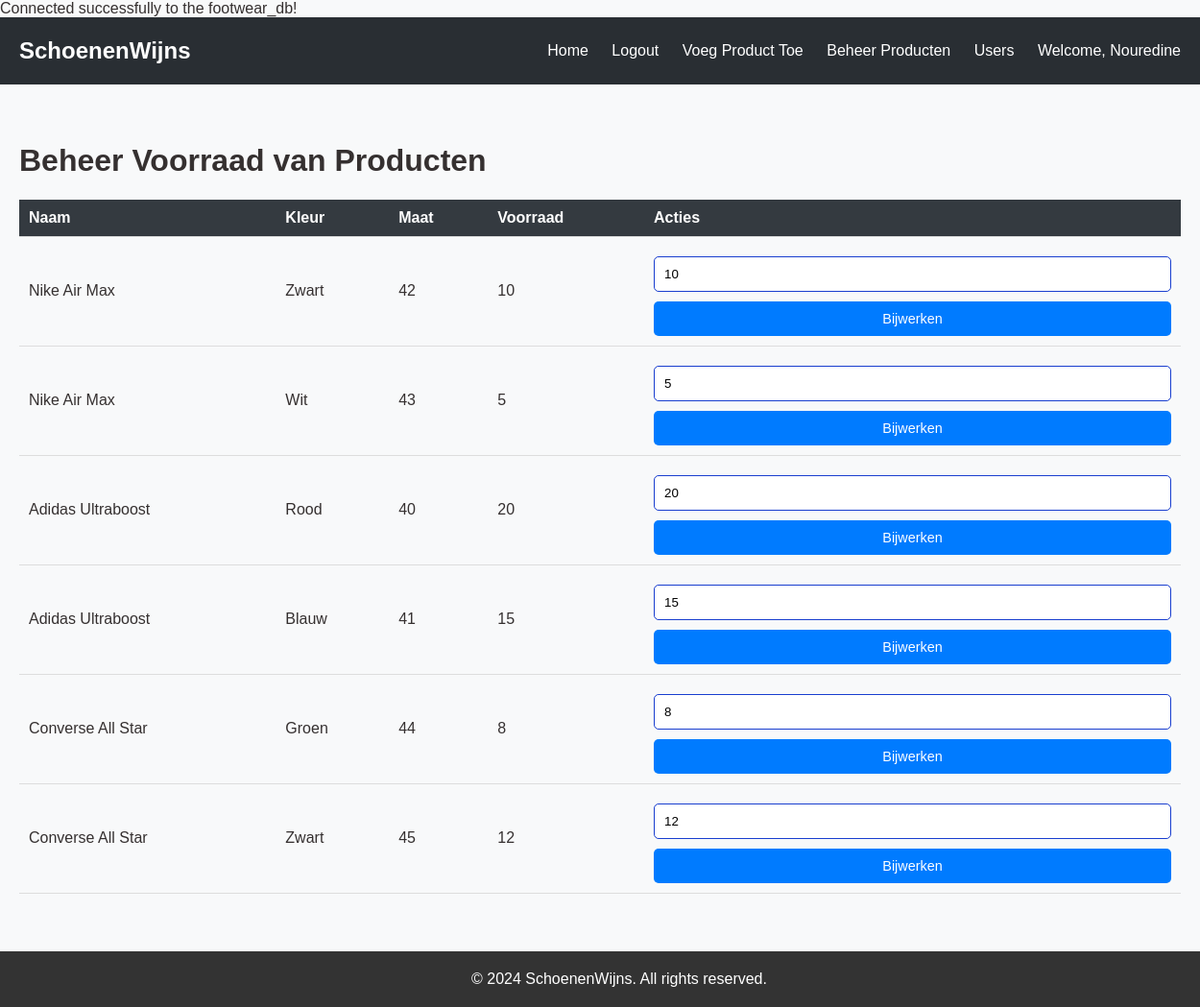
The app's page /footwear/adminPanel.php (signed in), older data.
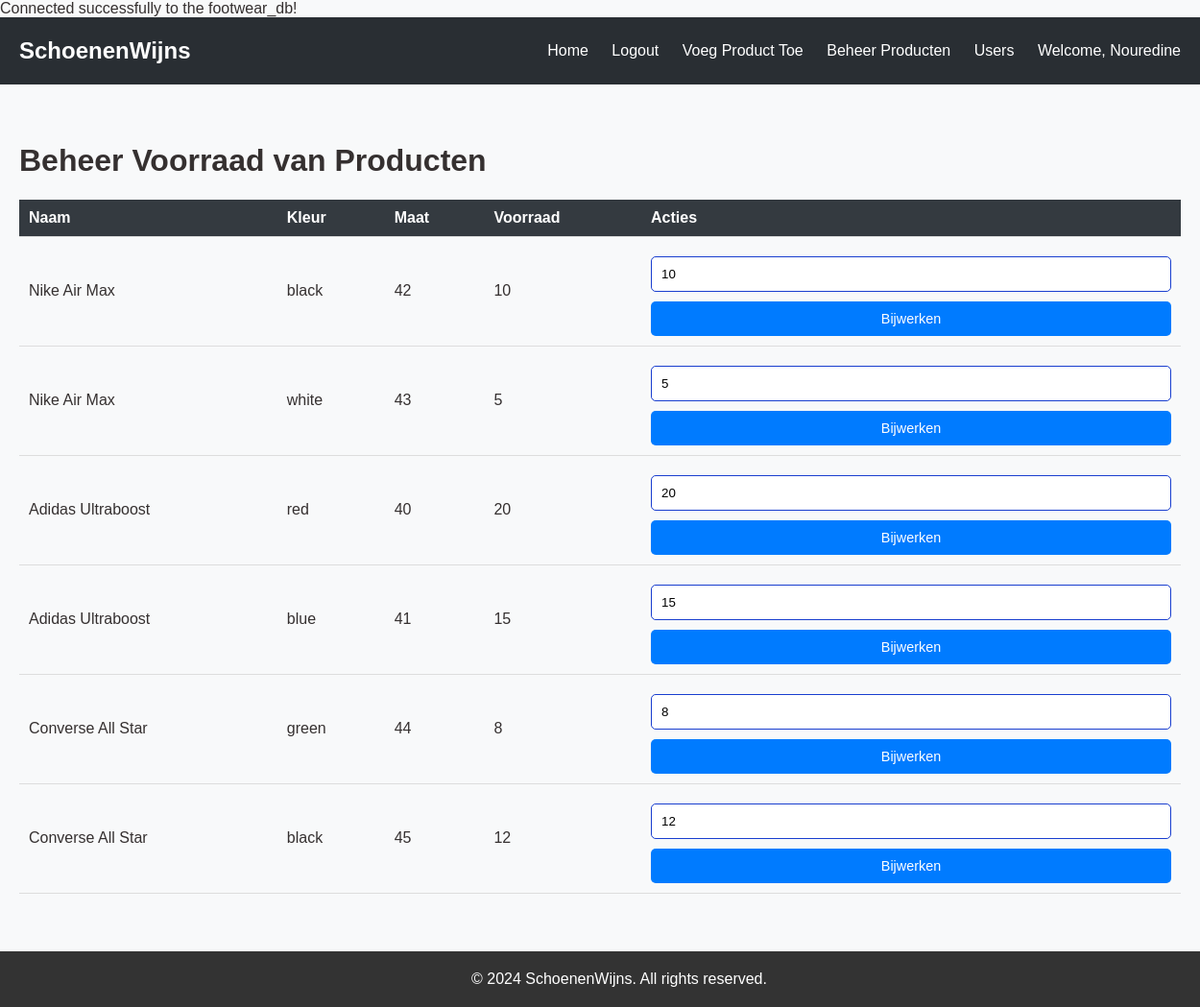
The same page, newer data.
### tables this page shows
CREATE TABLE `productvariant` (
  `artikelnr` int(11) NOT NULL,
  `variantnr` int(11) NOT NULL,
  `kleur` varchar(50) DEFAULT NULL,
  `maat` int(11) DEFAULT NULL,
  `stock` int(11) DEFAULT NULL,
  `bought_counter` int(11) DEFAULT NULL,
  `variant_directory` varchar(255) DEFAULT NULL
);

CREATE TABLE `products` (
  `artikelnr` int(11) NOT NULL,
  `naam` varchar(100) DEFAULT NULL,
  `prijs` decimal(10,2) DEFAULT NULL,
  `type_of_shoe` varchar(50) DEFAULT NULL,
  `directory` varchar(255) DEFAULT NULL,
  `product_information` text DEFAULT NULL
);

### footwear/adminPanel.php (the view, shortened to what this page needs)
<?php
include 'connect.php';
$sql = "SELECT pv.variantnr, p.naam, pv.kleur, pv.maat, pv.stock
        FROM ProductVariant pv
        JOIN Products p ON pv.artikelnr = p.artikelnr";
$result = $conn->query($sql);
?>
<!DOCTYPE html>
<html lang="en">
<head>
    <link rel="stylesheet" href="css/style.css">
</head>
<body>
<header>
    <div class="logo">SchoenenWijns</div>
    <nav>
        <ul>
            <li><a href="index.php">Home</a></li>
            <li><a href="logout.php">Logout</a></li>
            <li><a href="add_product.php">Voeg Product Toe</a></li>
            <li><a href="manage_products.php">Beheer Producten</a></li>
            <li><a href="active_deactivate_show_users.php">Users</a></li>
            <li><a href="#">Welcome, <?php echo $_SESSION['voornaam']; ?></a></li>
        </ul>
    </nav>
</header>
<main>
    <h1>Beheer Voorraad van Producten</h1>
    <table>
        <thead>
            <tr>
                <th>Naam</th>
                <th>Kleur</th>
                <th>Maat</th>
                <th>Voorraad</th>
                <th>Acties</th>
            </tr>
        </thead>
        <tbody>
            <?php if ($result && $result->num_rows > 0): ?>
                <?php while ($row = $result->fetch_assoc()): ?>
                    <tr>
                        <td><?php echo htmlspecialchars($row['naam']); ?></td>
                        <td><?php echo htmlspecialchars($row['kleur']); ?></td>
                        <td><?php echo htmlspecialchars($row['maat']); ?></td>
                        <td><?php echo htmlspecialchars($row['stock']); ?></td>
                        <td>
                            <form action="" method="post" style="display:inline;">
                                <input type="number" name="new_stock" value="<?php echo $row['stock']; ?>" min="0">
                                <input type="submit" name="update_stock" value="Bijwerken">
                            </form>
                        </td>
                    </tr>
                <?php endwhile; ?>
            <?php else: ?>
                <tr>
                    <td colspan="5">Geen producten beschikbaar.</td>
                </tr>
            <?php endif; ?>
        </tbody>
    </table>
</main>
<footer>
    <p>&copy; 2024 SchoenenWijns. All rights reserved.</p>
</footer>
</body>
</html>

Row changes from the older to the newer data that the page shows:
changed productvariant (number 1 of 6 on the later page): kleur "Zwart" → "black"
changed productvariant: kleur "Wit" → "white"
changed productvariant: kleur "Rood" → "red"
changed productvariant: kleur "Blauw" → "blue"
changed productvariant: kleur "Groen" → "green"
changed productvariant (number 6 of 6 on the later page): kleur "Zwart" → "black"
